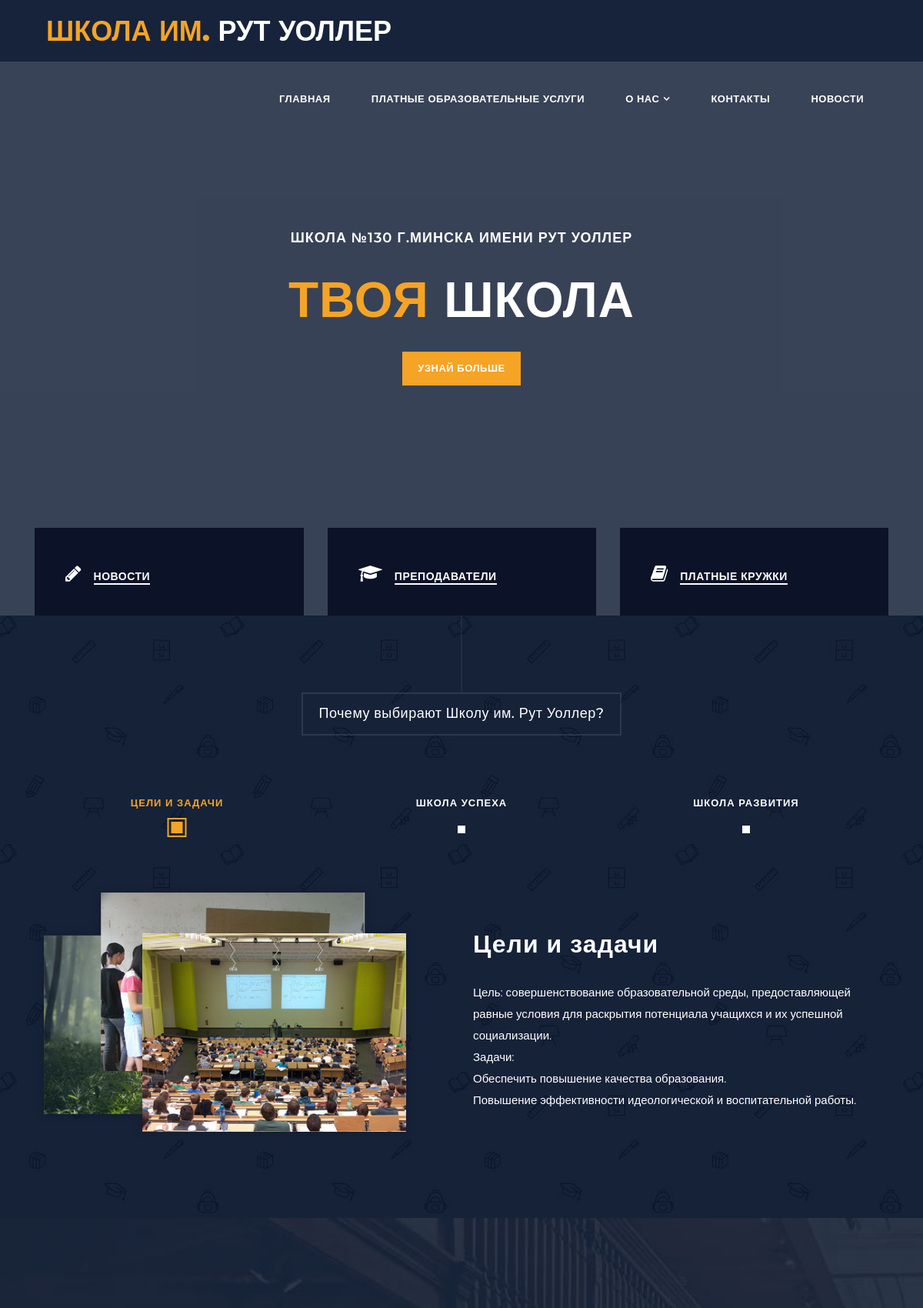
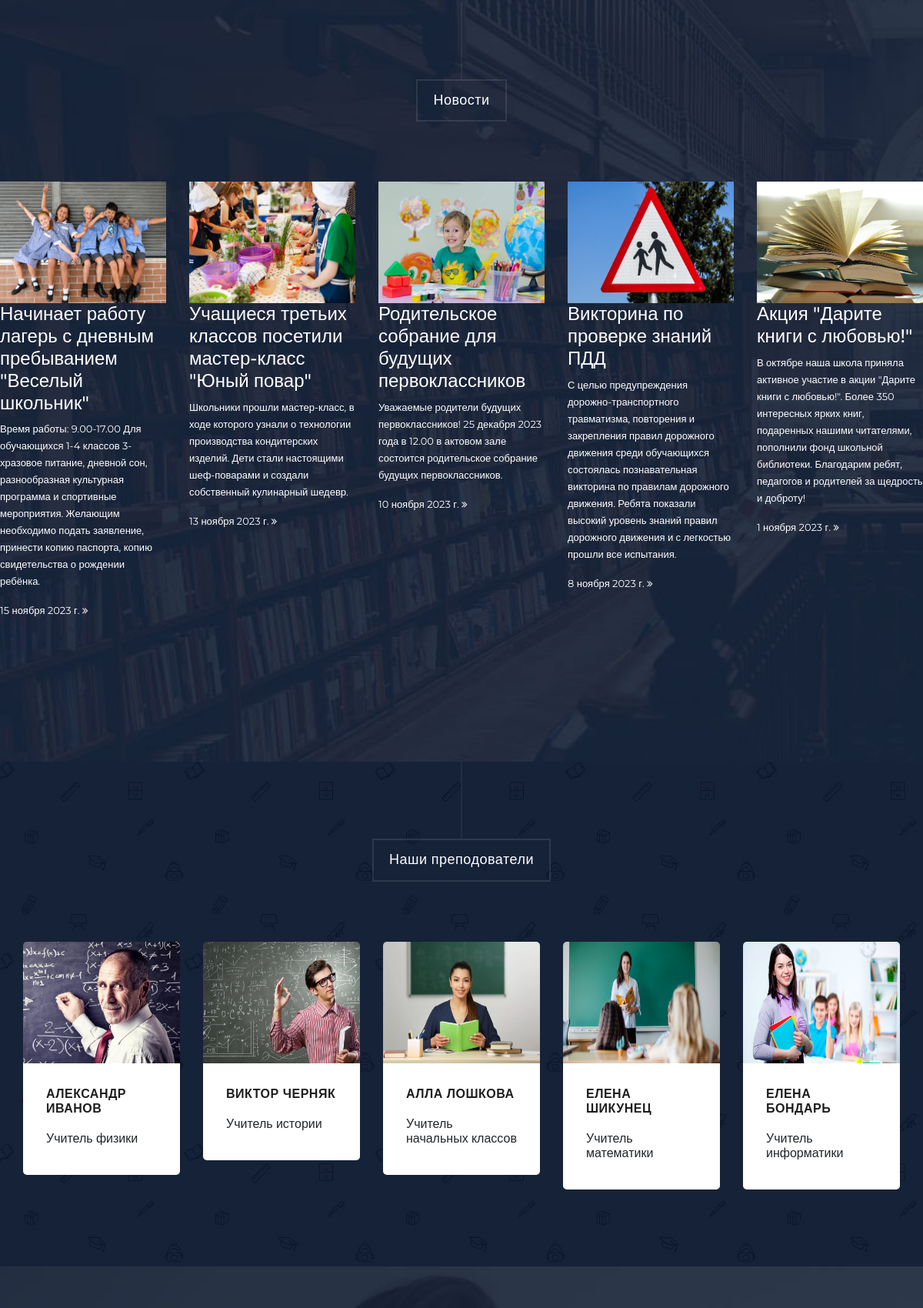
/school130/home/ (upper part), run on the app's committed database (2 pictures, top to bottom).
### Minsk130school/models.py (models this page shows, shortened)
class Blogs(models.Model):
    title = models.CharField('Заголовок', max_length=100)
    content = models.TextField('Содержание')
    publicationDate = models.DateField('Дата публикации', blank=True)
    image = models.ImageField('Изображение', upload_to='blog_images/')
    def image_tag(self):
        return format_html('<img src="{}" width="150" height="150" />'.format(self.image.url))
    image_tag.short_description = 'Изображение'
    class Meta:
        verbose_name = 'Заголовок'
        verbose_name_plural = 'Заголовки'

class Teachers(models.Model):
    first_name = models.CharField('Имя', max_length=50)
    last_name = models.CharField('Фамилия', max_length=50)
    brief_information = models.TextField('Краткая информация')
    description = models.TextField('Описание')
    image = models.ImageField('Изображение', upload_to='teacher_images/')
    paid_service = models.ForeignKey('PaidServices',  on_delete=models.SET_DEFAULT, related_name='teachers', verbose_name='Платные услуги',  null=True, default=None)   #related_name позволит получить всех связанных преподавателей для каждого кружка.
    def image_tag(self):
        return format_html('<img src="{}" width="150" height="150" />'.format(self.image.url))
    image_tag.short_description = 'Изображение'
    class Meta:
        verbose_name = 'Преподаватель'
        verbose_name_plural = 'Преподаватели'

### Minsk130school/views.py (the view)
# urls.py: path('home/', views.home, name= 'home'),
def home (request):
    application_form = AdmissionApplicationForm()
    question_form = QuestionsForm()
    blogs = models.Blogs.objects.order_by('-publicationDate')
    teachers = models.Teachers.objects.all()
    courses = models.PaidServices.objects.all()
    for course in courses:
        course.teachers_set = course.teachers.all()  # Получение всех преподавателей для каждого кружка
    return render(request, 'home.html', {'application_form':application_form,
                                         'question_form':question_form,
                                         'courses': courses,
                                         'teachers':teachers,
                                         'blogs':blogs})

### Minsk130school/templates/home.html (shortened to what this page needs)
{% extends 'base.html' %}
{% block content %}
{% load static %}
 <section class="section main-banner" id="top" data-section="section1">
  <video autoplay muted loop id="bg-video">
      <source src="{% static 'Minsk130school/assets/images/course-video.mp4' type="video/mp4" /%}">
  </video>
  <div class="video-overlay header-text">
      <div class="caption">
          <h6>Школа №130 г.Минска имени Рут Уоллер</h6>
          <h2><em>Твоя</em> Школа</h2>
          <div class="main-button">
              <div class="scroll-to-section"><a href="#section2">Узнай больше</a></div>
          </div>
      </div>
  </div>
</section>
<section class="features">
<div class="container">
  <div class="row">
    <div class="col-lg-4 col-12">
      <div class="features-post">
        <div class="features-content">
          <div class="content-show">
            <h4><i class="fa fa-pencil"></i><a href="{% url 'news' %}">Новости</a></h4>
          </div>
        </div>
      </div>
    </div>
    <div class="col-lg-4 col-12">
      <div class="features-post second-features">
        <div class="features-content">
          <div class="content-show">
            <h4><i class="fa fa-graduation-cap"></i><a href="{% url 'teachers' %}">Преподаватели</a></h4>
          </div>
        </div>
      </div>
    </div>
    <div class="col-lg-4 col-12">
      <div class="features-post third-features">
        <div class="features-content">
          <div class="content-show">
            <h4 class="scroll-to-section"><i class="fa fa-book"></i><a href="#section4">Платные Кружки</a></h4>
          </div>
        </div>
      </div>
    </div>
  </div>
</div>
</section>
<section class="section why-us" data-section="section2">
<div class="container">
  <div class="row">
    <div class="col-md-12">
      <div class="section-heading">
        <h2>Почему выбирают Школу им. Рут Уоллер?</h2>
      </div>
    </div>
    <div class="col-md-12">
      <div id='tabs'>
        <ul>
          <li><a href='#tabs-1'>Цели и задачи</a></li>
          <li><a href='#tabs-2'>Школа успеха</a></li>
          <li><a href='#tabs-3'>Школа развития</a></li>
        </ul>
        <section class='tabs-content'>
          <article id='tabs-1'>
            <div class="row">
              <div class="col-md-6">
                <img src="{% static 'Minsk130school/assets/images/choose-us-image-01.png' alt="" %}">
              </div>
              <div class="col-md-6">
                <h4>Цели и задачи</h4>
                <p>Цель: совершенствование образовательной среды, предоставляющей равные условия для раскрытия потенциала учащихся и их успешной
                  социализации.
                  <br>
                  Задачи:
                  <br>
                  Обеспечить повышение качества образования.
                  <br>Повышение эффективности идеологической и воспитательной работы.
              </p>
              </div>
            </div>
          </article>
        </section>
      </div>
    </div>
  </div>
</div>
</section>
<section class="section video" data-section="section8">
  <div class="container-fluid">
    <div class="row">
      <div class="col-md-12">
        <div class="section-heading">
          <h2>Новости</h2>
        </div>
      </div>
      <div class="owl-carousel owl-theme">
        {% for blog in blogs %}
        <div class="item">
          {% if blog.image %}
            <img class="teacher-img" src ="{{blog.image.url}}">
          {% else %}
            <p>Нет фото</p>
          {% endif %}
          <div class="down-content">
            <h4 class="news-text">{{blog.title}}</h4>
            <p class="news-text">{{blog.content}}</p>
            <div class="text-button-free">
              <p class="news-text">{{blog.publicationDate}} <i class="fa fa-angle-double-right"></i></p>
            </div>
          </div>
        </div>
        {% endfor %}
      </div>
    </div>
  </div>
</section>
<section class="section courses" data-section="section7">
  <div class="container-fluid">
    <div class="row">
      <div class="col-md-12">
        <div class="section-heading">
          <h2>Наши преподователи</h2>
        </div>
      </div>
      <div class="owl-carousel owl-theme">
        {% for teacher in teachers %}
        <div class="item">
          {% if teacher.image %}
            <img class="teacher-img" src ="{{teacher.image.url}}">
          {% else %}
            <p>Нет фото</p>
          {% endif %}
          <div class="down-content">
            <a href="{% url 'teacher' teacher.id %}">
            <h4>{{teacher.first_name}} {{teacher.last_name}}</h4>
          </a>
            <h6>{{teacher.brief_information}}</h6>
          </div>
        </div>
        {% endfor %}
      </div>
    </div>
  </div>
</section>
<section class="section coming-soon" data-section="section3">
</section>
{% endblock %}

### data on the page
Blogs: image (picture), title "Начинает работу лагерь с дневным пребыванием \"Веселый школьник\"", content "Время работы: 9.00-17.00 Для обучающихся 1-4 классов 3-хразовое питание, дневной сон, разнообразная культурная программа и спортивные мероприятия. Желающим необходимо подать заявление, принести копию паспорта, копию свидетельства о рождении ребёнка.", publicationDate "15 ноября 2023 г."
Blogs: image (picture), title "Учащиеся третьих классов поcетили мастер-класс \"Юный повар\"", content "Школьники прошли мастер-класс, в ходе которого узнали о технологии производства кондитерских изделий. Дети стали настоящими шеф-поварами и создали собственный кулинарный шедевр.", publicationDate "13 ноября 2023 г."
Blogs: image (picture), title "Родительское собрание для будущих первоклассников", content "Уважаемые родители будущих первоклассников! 25 декабря 2023 года в 12.00 в актовом зале состоится родительское собрание будущих первоклассников.", publicationDate "10 ноября 2023 г."
Blogs: image (picture), title "Викторина по проверке знаний ПДД", content "С целью предупреждения дорожно-транспортного травматизма, повторения и закрепления правил дорожного движения среди обучающихся состоялась познавательная викторина по правилам дорожного движения. Ребята показали высокий уровень знаний правил дорожного движения и с легкостью прошли все испытания.", publicationDate "8 ноября 2023 г."
Blogs: image (picture), title "Акция \"Дарите книги с любовью!\"", content "В октябре наша школа приняла активное участие в акции \"Дарите книги с любовью!\". Более 350 интересных ярких книг, подаренных нашими читателями, пополнили фонд школьной библиотеки. Благодарим ребят, педагогов и родителей за щедрость и доброту!", publicationDate "1 ноября 2023 г."
Teachers: image (picture), first_name "АЛЕКСАНДР", last_name "ИВАНОВ", brief_information "Учитель физики"
Teachers: image (picture), first_name "ВИКТОР", last_name "ЧЕРНЯК", brief_information "Учитель истории"
Teachers: image (picture), first_name "АЛЛА", last_name "ЛОШКОВА", brief_information "Учитель начальных классов"
Teachers: image (picture), first_name "ЕЛЕНА", last_name "ШИКУНЕЦ", brief_information "Учитель математики"
Teachers: image (picture), first_name "ЕЛЕНА", last_name "БОНДАРЬ", brief_information "Учитель информатики"
